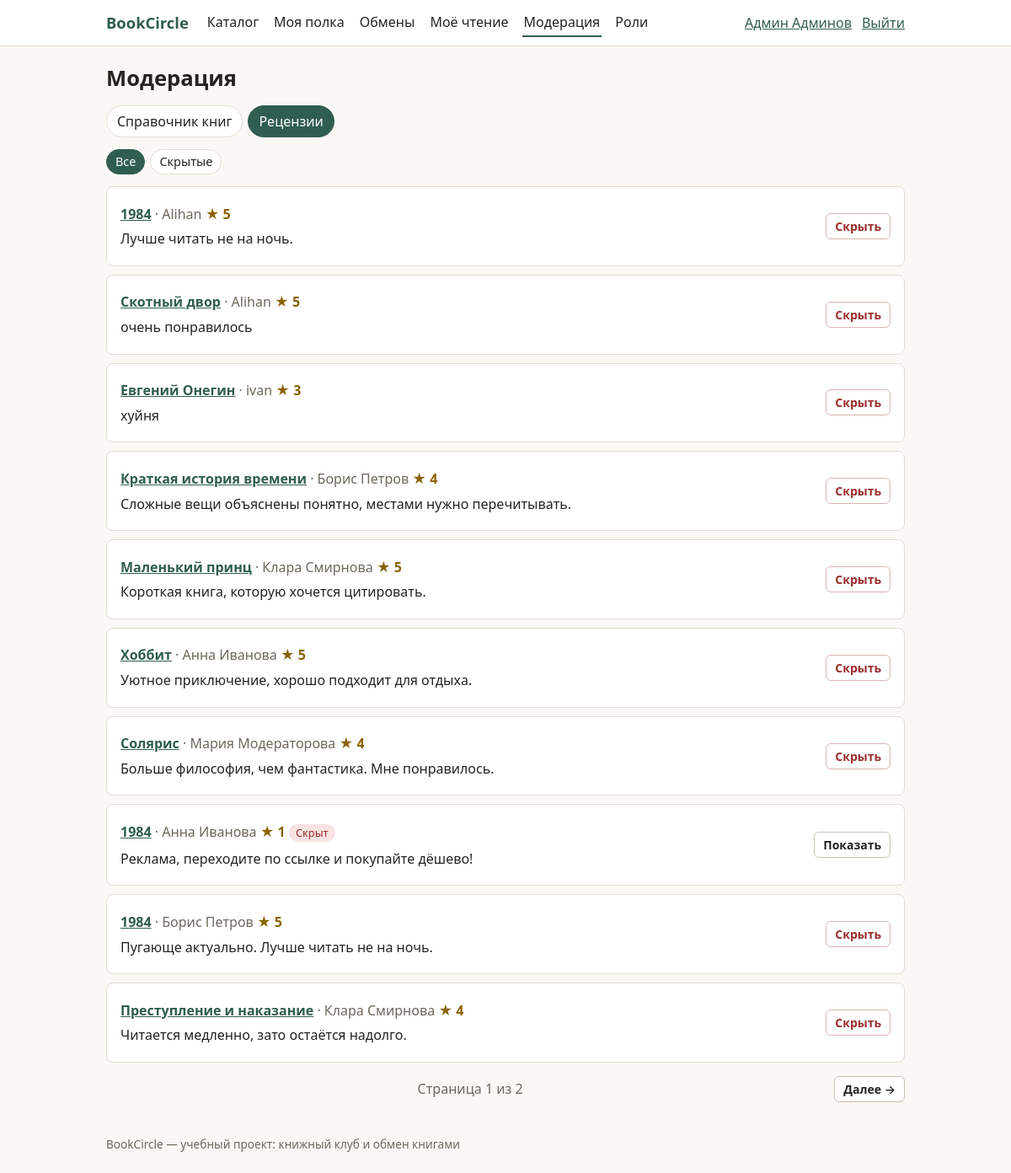
The page /moderation/reviews (signed in) on the database its author committed.
### tables this page shows
CREATE TABLE users (
    id            INTEGER PRIMARY KEY AUTOINCREMENT,
    email         TEXT NOT NULL UNIQUE,
    display_name  TEXT NOT NULL,
    password_hash TEXT NOT NULL,
    role          TEXT NOT NULL DEFAULT 'user' CHECK (role IN ('user', 'moderator', 'admin')),
    created_at    TEXT NOT NULL
);

CREATE TABLE reviews (
    id         INTEGER PRIMARY KEY AUTOINCREMENT,
    user_id    INTEGER NOT NULL REFERENCES users (id) ON DELETE RESTRICT,
    book_id    INTEGER NOT NULL REFERENCES books (id) ON DELETE RESTRICT,
    score      INTEGER NOT NULL CHECK (score BETWEEN 1 AND 5),
    text       TEXT NOT NULL,
    is_hidden  INTEGER NOT NULL DEFAULT 0 CHECK (is_hidden IN (0, 1)),
    created_at TEXT NOT NULL,
    updated_at TEXT NOT NULL,
    UNIQUE (user_id, book_id)
);

CREATE TABLE books (
    id          INTEGER PRIMARY KEY AUTOINCREMENT,
    title       TEXT NOT NULL,
    author      TEXT NOT NULL,
    genre       TEXT NOT NULL,
    description TEXT NOT NULL DEFAULT '',
    cover_url   TEXT,
    title_key   TEXT NOT NULL,            -- название в нижнем регистре (сортировка)
    search_key  TEXT NOT NULL UNIQUE,     -- «название автор» в нижнем регистре (поиск + защита от дублей)
    created_at  TEXT NOT NULL
);

### app/routes/admin.py (the view)
@router.get("/moderation/reviews")
async def mod_reviews(request: Request, user=Depends(require_moderator), conn=Depends(get_conn)):
    only_hidden = request.query_params.get("f") == "hidden"
    return render(request, "mod_reviews.html", {
        "user": user, "tab": "reviews", "only_hidden": only_hidden,
        "pg": reviews.list_for_moderation(conn, only_hidden, page_num(request))})

### app/templates/mod_reviews.html (shortened to what this page needs)
{% extends "base.html" %}
{% from "_macros.html" import pager, empty with context %}
{% block content %}
<h1>Модерация</h1>
{% include "_mod_tabs.html" %}
<div class="tabs sub">
  <a href="/moderation/reviews" {% if not only_hidden %}class="active"{% endif %}>Все</a>
  <a href="/moderation/reviews?f=hidden" {% if only_hidden %}class="active"{% endif %}>Скрытые</a>
</div>
{% if pg.items %}
<ul class="list">
  {% for r in pg.items %}
  <li class="card row">
    <div class="grow">
      <p><strong><a href="/books/{{ r.book_id }}">{{ r.title }}</a></strong>
         <span class="muted">· {{ r.author_name }}</span> <span class="rating">★ {{ r.score }}</span>
         {% if r.is_hidden %}<span class="tag bad">Скрыт</span>{% endif %}</p>
      <p>{{ r.text }}</p>
    </div>
    <div class="actions">
      {% if r.is_hidden %}
      <form method="post" action="/moderation/reviews/{{ r.id }}/show"><button class="btn small" type="submit">Показать</button></form>
      {% else %}
      <form method="post" action="/moderation/reviews/{{ r.id }}/hide" data-confirm="Скрыть эту рецензию? Она перестанет учитываться в рейтинге."><button class="btn small danger" type="submit">Скрыть</button></form>
      {% endif %}
    </div>
  </li>
  {% endfor %}
</ul>
{{ pager(pg) }}
{% else %}
{{ empty("Рецензий нет") }}
{% endif %}
{% endblock %}

### app/templates/base.html (shortened to what this page needs)
<!doctype html>
<html lang="ru">
<head>
  <link rel="stylesheet" href="/static/style.css">
</head>
<body>
<header class="site-header">
  <div class="wrap bar">
    <a class="brand" href="/books">BookCircle</a>
    {% if user %}
    <nav class="nav" aria-label="Основное меню">
      <a href="/books" {% if current_path.startswith('/books') %}class="active"{% endif %}>Каталог</a>
      <a href="/shelf" {% if current_path.startswith('/shelf') or current_path.startswith('/copies') %}class="active"{% endif %}>Моя полка</a>
      <a href="/loans" {% if current_path.startswith('/loans') %}class="active"{% endif %}>Обмены</a>
      <a href="/reading" {% if current_path.startswith('/reading') %}class="active"{% endif %}>Моё чтение</a>
      {% if user.role in ('moderator', 'admin') %}
      <a href="/moderation" {% if current_path.startswith('/moderation') %}class="active"{% endif %}>Модерация</a>
      {% endif %}
      {% if user.role == 'admin' %}
      <a href="/admin/users" {% if current_path.startswith('/admin') %}class="active"{% endif %}>Роли</a>
      {% endif %}
    </nav>
    <div class="account">
      <a href="/profile">{{ user.display_name }}</a>
      <form method="post" action="/logout"><button class="link-btn" type="submit">Выйти</button></form>
    </div>
    {% endif %}
  </div>
</header>
<main class="wrap">
  {% block content %}{% endblock %}
</main>
<footer class="wrap footer muted">BookCircle — учебный проект: книжный клуб и обмен книгами</footer>
</body>
</html>

### app/static/style.css (style rules this page uses)
:root { --bg: #faf8f4; --surface: #fff; --text: #25231f; --muted: #6d675d; --line: #e3ddd2; --accent: #2f5d50; --accent-ink: #fff; --ok: #2f6b3f; --ok-bg: #e5f1e7; --warn: #8a5a00; --warn-bg: #fbf0d6; --bad: #9b2c2c; --bad-bg: #f8e2e2; --radius: 8px; }
* { box-sizing: border-box; }
html { -webkit-text-size-adjust: 100%; }
body { margin: 0; background: var(--bg); color: var(--text); line-height: 1.5; font: 16px/1.5 system-ui, -apple-system, "Segoe UI", Roboto, "Helvetica Neue", Arial, sans-serif; }
a { color: var(--accent); }
h1 { font-size: 1.6rem; margin: 1.2rem 0 .8rem; }
p { margin: .35rem 0; }
ul { list-style: none; margin: 0; padding: 0; }
.wrap { max-width: 980px; margin: 0 auto; padding: 0 16px; }
.muted { color: var(--muted); }
.small { font-size: .875rem; }
.footer { padding: 24px 16px; font-size: .85rem; }
.site-header { background: var(--surface); border-bottom: 1px solid var(--line); }
.bar { display: flex; flex-wrap: wrap; align-items: center; gap: 8px 20px; padding-top: 10px; padding-bottom: 10px; }
.brand { font-weight: 700; font-size: 1.15rem; text-decoration: none; color: var(--accent); }
.nav { display: flex; flex-wrap: wrap; gap: 4px 14px; flex: 1 1 auto; }
.nav a { text-decoration: none; color: var(--text); padding: 4px 2px; border-bottom: 2px solid transparent; }
.nav a.active, .nav a:hover { border-bottom-color: var(--accent); }
.account { display: flex; align-items: center; gap: 12px; flex-wrap: wrap; }
.account form { margin: 0; }
.link-btn { background: none; border: 0; padding: 0; color: var(--accent); cursor: pointer; font: inherit; text-decoration: underline; }
.card { background: var(--surface); border: 1px solid var(--line); border-radius: var(--radius); padding: 14px 16px; }
.list { display: grid; gap: 10px; }
.row { display: flex; flex-wrap: wrap; gap: 12px 16px; align-items: center; }
.grow { flex: 1 1 220px; min-width: 0; overflow-wrap: anywhere; }
.actions { display: flex; flex-wrap: wrap; gap: 8px; align-items: center; }
.actions form { margin: 0; }
.tag { display: inline-block; font-size: .8rem; padding: 1px 8px; border-radius: 99px; background: #eee9df; color: var(--text); margin: 2px 4px 2px 0; text-decoration: none; }
.tag.bad { background: var(--bad-bg); color: var(--bad); }
.rating { font-weight: 600; color: #8a6200; }
.btn { display: inline-block; font: inherit; font-weight: 600; padding: 8px 14px; border-radius: 6px; border: 1px solid #c9c2b4; background: #fff; color: var(--text); text-decoration: none; cursor: pointer; text-align: center; }
.btn.danger { color: var(--bad); border-color: #dcb5b5; }
.btn.small { padding: 4px 10px; font-size: .875rem; }
.tabs { display: flex; flex-wrap: wrap; gap: 6px; margin: 8px 0 14px; }
.tabs a { text-decoration: none; padding: 6px 12px; border-radius: 99px; border: 1px solid var(--line); background: var(--surface); color: var(--text); }
.tabs a.active { background: var(--accent); border-color: var(--accent); color: var(--accent-ink); }
.tabs.sub a { padding: 3px 10px; font-size: .9rem; }

### rows shown on the page
users: display_name "Админ Админов"
reviews: title "1984", author_name "Alihan", score "5", text "Лучше читать не на ночь."
reviews: title "Скотный двор", author_name "Alihan", score "5", text "очень понравилось"
reviews: title "Евгений Онегин", author_name "ivan", score "3", text "хуйня"
reviews: title "Краткая история времени", author_name "Борис Петров", score "4", text "Сложные вещи объяснены понятно, местами нужно перечитывать."
reviews: title "Маленький принц", author_name "Клара Смирнова", score "5", text "Короткая книга, которую хочется цитировать."
reviews: title "Хоббит", author_name "Анна Иванова", score "5", text "Уютное приключение, хорошо подходит для отдыха."
reviews: title "Солярис", author_name "Мария Модераторова", score "4", text "Больше философия, чем фантастика. Мне понравилось."
reviews: title "1984", author_name "Анна Иванова", score "1", is_hidden "Скрыт", text "Реклама, переходите по ссылке и покупайте дёшево!"
reviews: title "1984", author_name "Борис Петров", score "5", text "Пугающе актуально. Лучше читать не на ночь."
reviews: title "Преступление и наказание", author_name "Клара Смирнова", score "4", text "Читается медленно, зато остаётся надолго."

### other values the page prints
{{ pg.page }} "1"
{{ pg.pages }} "2"
